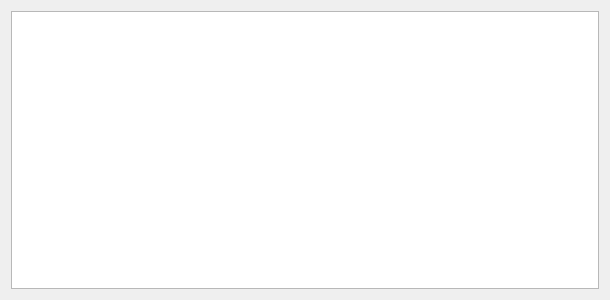
<?xml version="1.0" encoding="UTF-8"?>
<ui version="4.0">
 <class>EventRecord</class>
 <widget class="QWidget" name="EventRecord">
  <property name="geometry">
   <rect>
    <x>0</x>
    <y>0</y>
    <width>610</width>
    <height>300</height>
   </rect>
  </property>
  <property name="windowTitle">
   <string>Form</string>
  </property>
  <layout class="QVBoxLayout" name="verticalLayout">
   <item>
    <widget class="QTableWidget" name="tableWidget"/>
   </item>
  </layout>
 </widget>
 <resources/>
 <connections/>
</ui>
